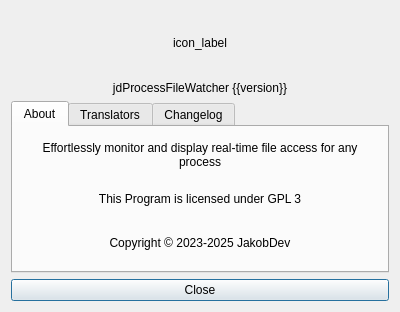
<?xml version="1.0" encoding="UTF-8"?>
<ui version="4.0">
 <class>AboutDialog</class>
 <widget class="QDialog" name="AboutDialog">
  <property name="geometry">
   <rect>
    <x>0</x>
    <y>0</y>
    <width>400</width>
    <height>312</height>
   </rect>
  </property>
  <property name="windowTitle">
   <string>About</string>
  </property>
  <layout class="QVBoxLayout" name="verticalLayout">
   <item>
    <widget class="QLabel" name="icon_label">
     <property name="sizePolicy">
      <sizepolicy hsizetype="Preferred" vsizetype="Preferred">
       <horstretch>0</horstretch>
       <verstretch>0</verstretch>
      </sizepolicy>
     </property>
     <property name="minimumSize">
      <size>
       <width>64</width>
       <height>64</height>
      </size>
     </property>
     <property name="text">
      <string notr="true">icon_label</string>
     </property>
     <property name="alignment">
      <set>Qt::AlignmentFlag::AlignCenter</set>
     </property>
    </widget>
   </item>
   <item>
    <widget class="QLabel" name="version_label">
     <property name="text">
      <string notr="true">jdProcessFileWatcher {{version}}</string>
     </property>
     <property name="alignment">
      <set>Qt::AlignmentFlag::AlignCenter</set>
     </property>
    </widget>
   </item>
   <item>
    <widget class="QTabWidget" name="tab_widget">
     <property name="currentIndex">
      <number>0</number>
     </property>
     <widget class="QWidget" name="tab">
      <attribute name="title">
       <string>About</string>
      </attribute>
      <layout class="QVBoxLayout" name="verticalLayout_2">
       <item>
        <widget class="QLabel" name="label">
         <property name="text">
          <string>Effortlessly monitor and display real-time file access for any process</string>
         </property>
         <property name="alignment">
          <set>Qt::AlignmentFlag::AlignCenter</set>
         </property>
         <property name="wordWrap">
          <bool>true</bool>
         </property>
        </widget>
       </item>
       <item>
        <widget class="QLabel" name="label_2">
         <property name="text">
          <string>This Program is licensed under GPL 3</string>
         </property>
         <property name="alignment">
          <set>Qt::AlignmentFlag::AlignCenter</set>
         </property>
        </widget>
       </item>
       <item>
        <widget class="QLabel" name="label_3">
         <property name="text">
          <string notr="true">Copyright © 2023-2025 JakobDev</string>
         </property>
         <property name="alignment">
          <set>Qt::AlignmentFlag::AlignCenter</set>
         </property>
        </widget>
       </item>
      </layout>
     </widget>
     <widget class="QWidget" name="tab_2">
      <attribute name="title">
       <string>Translators</string>
      </attribute>
      <layout class="QVBoxLayout" name="verticalLayout_3">
       <item>
        <widget class="QLabel" name="label_4">
         <property name="text">
          <string>The following people translated jdProcessFileWatcher:</string>
         </property>
         <property name="alignment">
          <set>Qt::AlignmentFlag::AlignCenter</set>
         </property>
         <property name="wordWrap">
          <bool>true</bool>
         </property>
        </widget>
       </item>
       <item>
        <widget class="QTextEdit" name="translators_edit">
         <property name="readOnly">
          <bool>true</bool>
         </property>
        </widget>
       </item>
      </layout>
     </widget>
     <widget class="QWidget" name="tab_3">
      <attribute name="title">
       <string>Changelog</string>
      </attribute>
      <layout class="QVBoxLayout" name="verticalLayout_4">
       <item>
        <widget class="QTextEdit" name="changelog_edit">
         <property name="readOnly">
          <bool>true</bool>
         </property>
        </widget>
       </item>
      </layout>
     </widget>
    </widget>
   </item>
   <item>
    <widget class="QPushButton" name="close_button">
     <property name="text">
      <string>Close</string>
     </property>
    </widget>
   </item>
  </layout>
 </widget>
 <resources/>
 <connections/>
</ui>
